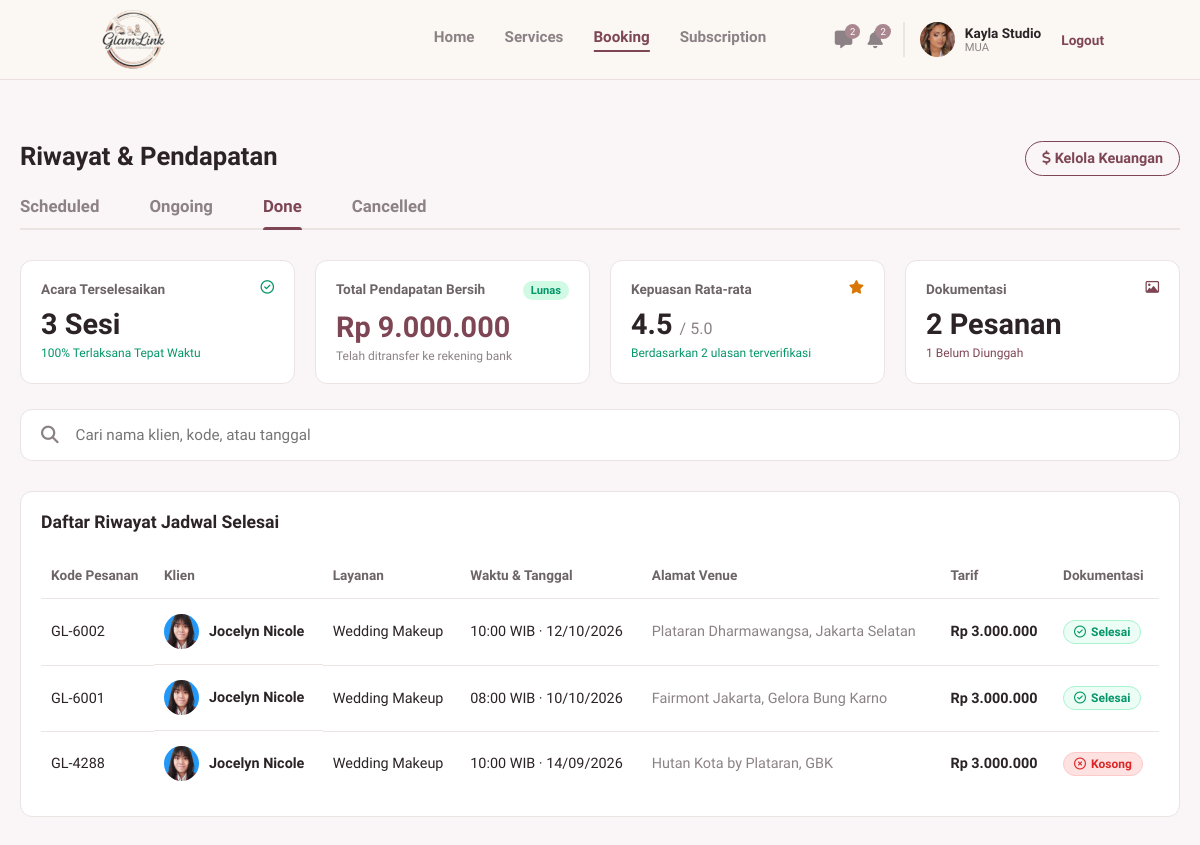
/mua/booking.php?tab=done (signed in), run on an earlier commit of the app's database.
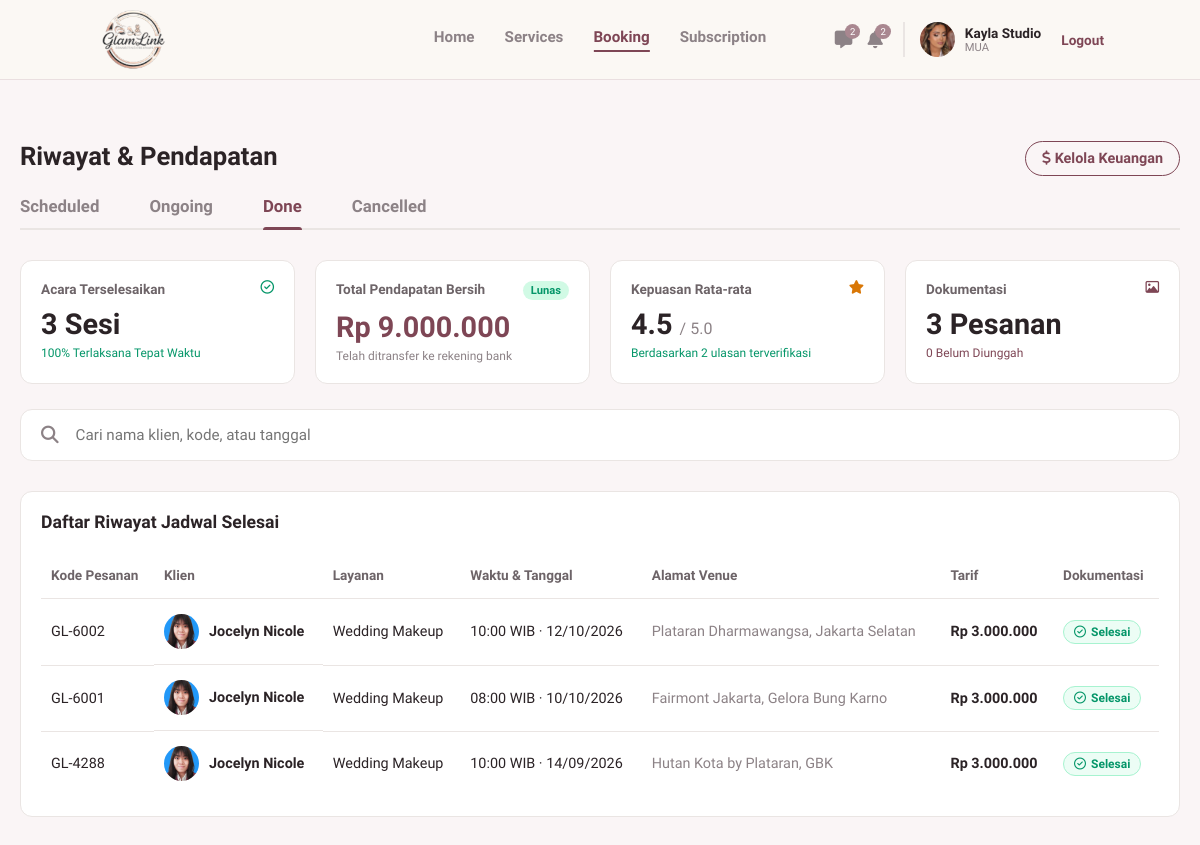
And on a later commit of the database.
### tables this page shows
CREATE TABLE `bookings` (
  `id_booking` int(11) NOT NULL,
  `no_invoice` varchar(20) NOT NULL,
  `id_mua` int(11) NOT NULL,
  `id_pelanggan` int(11) NOT NULL,
  `id_layanan` int(11) NOT NULL,
  `tanggal_booking` date NOT NULL,
  `waktu_booking` time NOT NULL,
  `lokasi_acara` varchar(255) DEFAULT NULL,
  `catatan` text DEFAULT NULL,
  `total_harga` int(11) NOT NULL,
  `status` enum('menunggu','dikonfirmasi','selesai','ditolak') NOT NULL DEFAULT 'menunggu',
  `is_mua_done` tinyint(1) DEFAULT 0,
  `is_client_done` tinyint(1) DEFAULT 0,
  `foto_dokumentasi` varchar(255) DEFAULT NULL,
  `rating` int(1) DEFAULT NULL,
  `ulasan` text DEFAULT NULL,
  `created_at` timestamp NOT NULL DEFAULT current_timestamp()
);

CREATE TABLE `users` (
  `id_user` int(11) NOT NULL,
  `nama` varchar(100) NOT NULL,
  `email` varchar(100) NOT NULL,
  `nomor_telepon` varchar(20) DEFAULT NULL,
  `nama_brand` varchar(150) DEFAULT NULL,
  `bio` text DEFAULT NULL,
  `lokasi` varchar(150) DEFAULT NULL,
  `foto_profil` varchar(255) DEFAULT NULL,
  `password` varchar(255) NOT NULL,
  `role` enum('mua','pelanggan','admin') NOT NULL,
  `dibuat_pada` timestamp NOT NULL DEFAULT current_timestamp(),
  `status_verifikasi` enum('pending','approved','rejected') NOT NULL DEFAULT 'approved',
  `alasan_tolak` varchar(255) DEFAULT NULL
);

CREATE TABLE `services` (
  `id_service` int(11) NOT NULL,
  `id_mua` int(11) NOT NULL,
  `nama_layanan` varchar(150) NOT NULL,
  `kategori` varchar(100) DEFAULT NULL,
  `harga` decimal(10,2) NOT NULL,
  `durasi` varchar(50) DEFAULT NULL,
  `deskripsi` text DEFAULT NULL,
  `fasilitas` text DEFAULT NULL
);

### mua/booking.php (the view, shortened to what the changed rows need)
<?php
require '../koneksi.php';
$id_mua = $_SESSION['id_user'];
$month = isset($_GET['m']) ? (int)$_GET['m'] : (int)date('m');
$year = isset($_GET['y']) ? (int)$_GET['y'] : (int)date('Y');
$tab = $_GET['tab'] ?? 'scheduled';
$status_filter = "b.status IN ('menunggu', 'dikonfirmasi')";
$time_filter = "AND (b.tanggal_booking > CURDATE() OR (b.tanggal_booking = CURDATE() AND b.waktu_booking > CURTIME()))";
$date_filter = "AND MONTH(b.tanggal_booking) = '$month' AND YEAR(b.tanggal_booking) = '$year'";
$page_title = 'Pesanan Terkonfirmasi';
if ($tab == 'ongoing') {
    $status_filter = "b.status = 'dikonfirmasi'";
    $time_filter = "AND (b.tanggal_booking < CURDATE() OR (b.tanggal_booking = CURDATE() AND b.waktu_booking <= CURTIME()))";
    $date_filter = "";
    $page_title = 'Jadwal Hari Ini';
} elseif ($tab == 'done') {
    $status_filter = "b.status = 'selesai'";
    $time_filter = "";
    $date_filter = "";
    $page_title = 'Riwayat & Pendapatan';
} elseif ($tab == 'cancelled') {
    $status_filter = "b.status = 'ditolak'";
    $time_filter = "";
    $page_title = 'Pesanan Dibatalkan';
}
$query_bookings = mysqli_query($koneksi, "
    SELECT b.*, u.nama AS nama_klien, u.foto_profil AS foto_klien, u.nomor_telepon, s.nama_layanan
    FROM bookings b
    LEFT JOIN users u ON b.id_pelanggan = u.id_user
    LEFT JOIN services s ON b.id_layanan = s.id_service
    WHERE b.id_mua = '$id_mua' AND ($status_filter) $time_filter $date_filter
    ORDER BY b.tanggal_booking DESC, b.waktu_booking DESC
");
$all_bookings = [];
$total_sesi = 0;
$total_pendapatan = 0;
$dokum_terisi = 0;
$dokum_kosong = 0;
$total_rating = 0;
$jumlah_ulasan = 0;
if ($query_bookings) {
    while ($row = mysqli_fetch_assoc($query_bookings)) {
        $all_bookings[] = $row;
        if ($tab == 'done') {
            $total_sesi++;
            $total_pendapatan += $row['total_harga'];
            if (!empty($row['foto_dokumentasi'])) {
                $dokum_terisi++;
            } else {
                $dokum_kosong++;
            }
            if (!empty($row['rating']) && $row['rating'] > 0) {
                $total_rating += $row['rating'];
                $jumlah_ulasan++;
            }
        }
    }
}
$rata_rata_rating = $jumlah_ulasan > 0 ? round($total_rating / $jumlah_ulasan, 1) : 0;
?>
<!DOCTYPE html>
<html lang="id">
<head>
    <link rel="stylesheet" href="https://cdnjs.cloudflare.com/ajax/libs/font-awesome/6.4.0/css/all.min.css">
    <link rel="stylesheet" href="../assets/css/navbar.css">
    <link rel="stylesheet" href="../assets/css/mua_booking.css">
</head>
<body>
    <main class="booking-main">
        <div class="page-header header-action">
            <h2><?php echo $page_title; ?></h2>
        </div>
        <?php if ($tab == 'done'): ?>
            <div class="done-stats-grid">
               <div class="stat-box">
                  <div class="stat-title">Acara Terselesaikan <i class="fa-regular fa-circle-check text-green"></i></div>
                  <div class="stat-value"><?php echo $total_sesi; ?> Sesi</div>
                  <div class="stat-desc text-green">100% Terlaksana Tepat Waktu</div>
               </div>
               <div class="stat-box">
                  <div class="stat-title">Total Pendapatan Bersih <span class="badge-lunas">Lunas</span></div>
                  <div class="stat-value text-maroon">Rp <?php echo number_format($total_pendapatan, 0, ',', '.'); ?></div>
                  <div class="stat-desc">Telah ditransfer ke rekening bank</div>
               </div>
               <div class="stat-box">
                  <div class="stat-title">Kepuasan Rata-rata <i class="fa-solid fa-star text-yellow"></i></div>
                  <div class="stat-value"><?php echo $rata_rata_rating > 0 ? number_format($rata_rata_rating, 1) : '-'; ?> <span class="sub-val">/ 5.0</span></div>
                  <div class="stat-desc text-green">Berdasarkan <?php echo $jumlah_ulasan; ?> ulasan terverifikasi</div>
               </div>
               <div class="stat-box">
                  <div class="stat-title">Dokumentasi <i class="fa-regular fa-image text-maroon"></i></div>
                  <div class="stat-value"><?php echo $dokum_terisi; ?> Pesanan</div>
                  <div class="stat-desc text-maroon"><?php echo $dokum_kosong; ?> Belum Diunggah</div>
               </div>
            </div>
            <div class="search-container">
                <i class="fa-solid fa-magnifying-glass"></i>
                <input type="text" placeholder="Cari nama klien, kode, atau tanggal">
            </div>
            <div class="done-table-container">
                <h3>Daftar Riwayat Jadwal Selesai</h3>
                <?php if (count($all_bookings) > 0): ?>
                <table class="history-table">
                    <thead>
                        <tr>
                            <th>Kode Pesanan</th>
                            <th>Klien</th>
                            <th>Layanan</th>
                            <th>Waktu & Tanggal</th>
                            <th>Alamat Venue</th>
                            <th>Tarif</th>
                            <th>Dokumentasi</th>
                        </tr>
                    </thead>
                    <tbody>
                        <?php foreach ($all_bookings as $bk): ?>
                        <tr onclick="window.location.href='session_detail.php?id=<?php echo $bk['id_booking']; ?>'" style="cursor: pointer; transition: 0.2s;" onmouseover="this.style.backgroundColor='#faf5f6'" onmouseout="this.style.backgroundColor='transparent'">
                            <td><?php echo htmlspecialchars($bk['no_invoice']); ?></td>
                            <td class="td-client"><img src="../assets/img/<?php echo htmlspecialchars($bk['foto_klien'] ?? 'default.jpg'); ?>" alt="klien"> <?php echo htmlspecialchars($bk['nama_klien']); ?></td>
                            <td><?php echo htmlspecialchars($bk['nama_layanan']); ?></td>
                            <td><?php echo date('H:i', strtotime($bk['waktu_booking'])); ?> WIB &middot; <?php echo date('d/m/Y', strtotime($bk['tanggal_booking'])); ?></td>
                            <td style="color: #8c8286;"><?php echo htmlspecialchars($bk['lokasi_acara'] ?? '-'); ?></td>
                            <td class="price text-maroon" style="font-weight:600;">Rp <?php echo number_format($bk['total_harga'], 0, ',', '.'); ?></td>
                            <td>
                                <?php if(!empty($bk['foto_dokumentasi'])): ?>
                                    <span class="badge-dokum selesai"><i class="fa-regular fa-circle-check"></i> Selesai</span>
                                <?php else: ?>
                                    <span class="badge-dokum kosong"><i class="fa-regular fa-circle-xmark"></i> Kosong</span>
                                <?php endif; ?>
                            </td>
                        </tr>
                        <?php endforeach; ?>
                    </tbody>
                </table>
                <?php else: ?>
                    <div class="empty-state">Belum ada riwayat jadwal selesai.</div>
                <?php endif; ?>
            </div>
        <?php endif; ?>
    </main>
</body>
</html>

What changed in the data, as far as the page shows it:
changed bookings "GL-4288": foto_dokumentasi "Kosong" → "Selesai"
Also different on the page:
$dokum_terisi: "2" → "3"
$dokum_kosong: "1" → "0"
